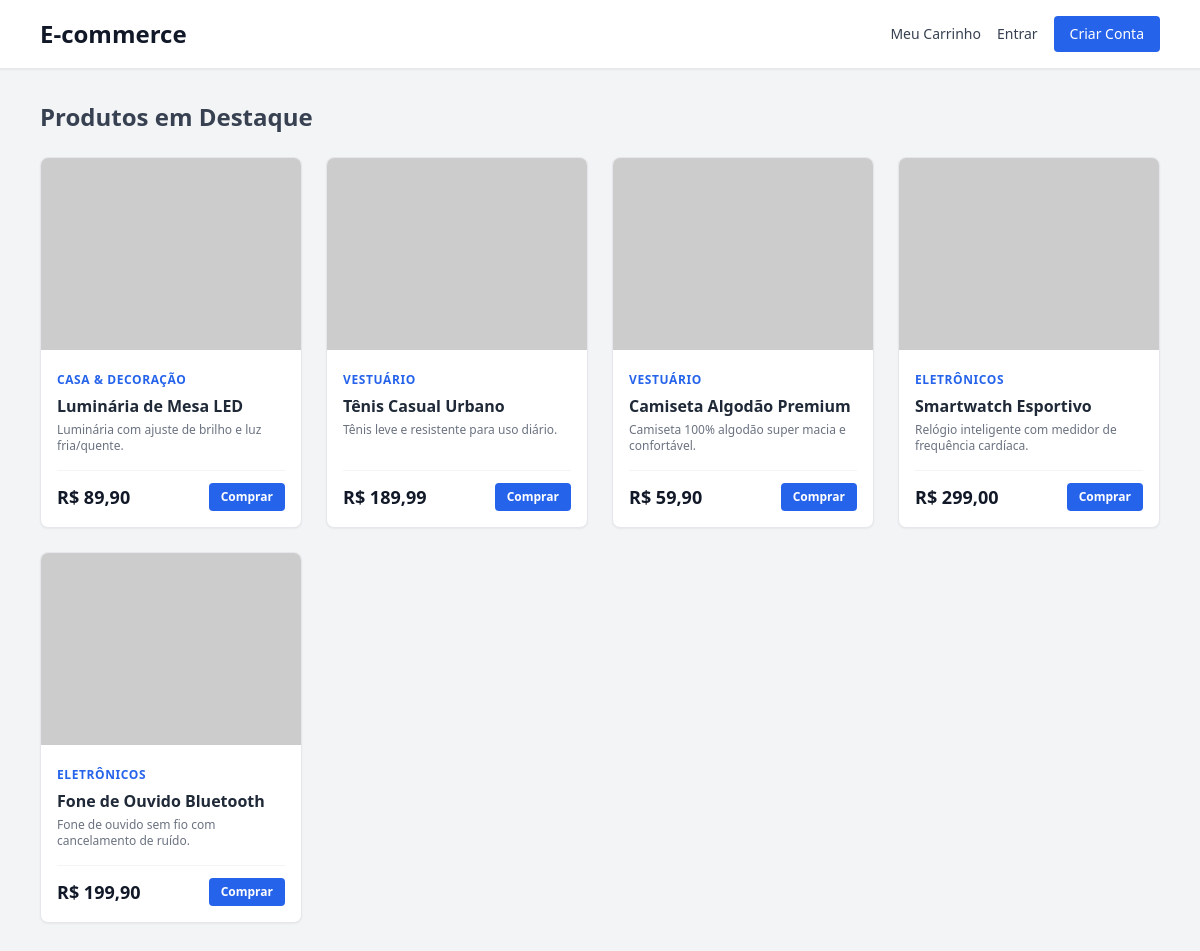
Before: / with the older database file.
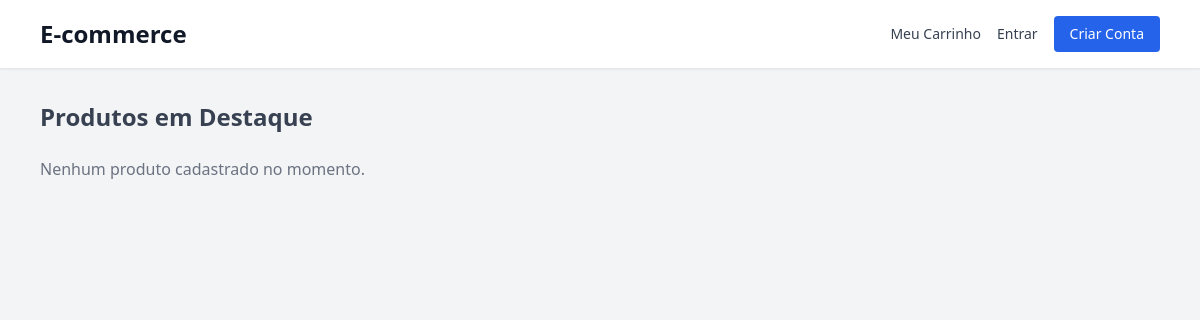
After: the same page with the newer database file.
### tables this page shows
CREATE TABLE products (
    id INT AUTO_INCREMENT PRIMARY KEY,
    category_id INT NOT NULL,
    name VARCHAR(150) NOT NULL,
    description TEXT NOT NULL,
    price DECIMAL(10, 2) NOT NULL,
    stock INT NOT NULL DEFAULT 0,
    image VARCHAR(255) NULL,
    active BOOLEAN NOT NULL DEFAULT TRUE,
    created_at DATETIME NOT NULL DEFAULT CURRENT_TIMESTAMP,
    CONSTRAINT fk_products_categories FOREIGN KEY (category_id) REFERENCES categories(id)
);

CREATE TABLE categories (
    id INT AUTO_INCREMENT PRIMARY KEY,
    name VARCHAR(100) NOT NULL UNIQUE,
    description TEXT NULL,
    active BOOLEAN NOT NULL DEFAULT TRUE
);

### index.php (the view, shortened to what this page needs)
<?php
    $database = new Connection();
    $conn = $database->connect();
    $sql = "SELECT p.*, c.name AS category_name
            FROM products p
            INNER JOIN categories c ON p.category_id = c.id
            WHERE p.active = 1
            ORDER BY p.id DESC";
    $stmt = $conn->prepare($sql);
    $stmt->execute();
    $products = $stmt->fetchAll(PDO::FETCH_ASSOC);
?>
<!DOCTYPE html>
<html lang="pt-br">
<head>
    <script src="https://cdn.tailwindcss.com"></script>
</head>
<body class="bg-gray-100 min-h-screen">
    <header class="bg-white shadow-sm border-b border-gray-200">
        <div class="max-w-6xl mx-auto px-4 py-4 flex justify-between items-center">
            <a href="index.php" class="text-2xl font-bold text-gray-900">E-commerce</a>
            <div class="flex items-center space-x-4">
                <a href="src/views/public/cart.php" class="text-sm font-medium text-gray-700 hover:text-blue-600">
                    Meu Carrinho
                </a>
                <?php if (isset($_SESSION['client_id'])): ?>
                    <span class="text-sm font-medium text-gray-700">Olá, <?= $_SESSION['client_name'] ?></span>
                    <a href="src/views/public/profile.php" class="text-sm font-medium text-blue-600 hover:underline">
                        Meu Perfil
                    </a>
                    <a href="src/controllers/clients/LogoutController.php" class="text-sm text-red-600 hover:underline">Sair</a>
                <?php else: ?>
                    <a href="src/views/public/login.php" class="text-sm font-medium text-gray-700 hover:text-blue-600">Entrar</a>
                    <a href="src/views/public/register.php" class="bg-blue-600 hover:bg-blue-700 text-white text-sm font-medium px-4 py-2 rounded transition-colors">Criar Conta</a>
                <?php endif; ?>
            </div>
        </div>
    </header>
    <main class="max-w-6xl mx-auto px-4 py-8">
        <h1 class="text-2xl font-bold text-gray-700 mb-6">Produtos em Destaque</h1>
        <?php if (empty($products)): ?>
            <p class="text-gray-500">Nenhum produto cadastrado no momento.</p>
        <?php else: ?>
            <div class="grid grid-cols-1 sm:grid-cols-2 md:grid-cols-3 lg:grid-cols-4 gap-6">
                <?php foreach ($products as $product): ?>
                    <div class="bg-white rounded-lg shadow-sm border border-gray-200 overflow-hidden flex flex-col">
                        <img src="<?= $product['image'] ?>" alt="<?= $product['name'] ?>" class="w-full h-48 object-cover">
                        <div class="p-4 flex-1 flex flex-col justify-between">
                            <div>
                                <span class="text-xs text-blue-600 font-semibold uppercase tracking-wider"><?= $product['category_name'] ?></span>
                                <h3 class="text-md font-bold text-gray-800 mt-1"><?= $product['name'] ?></h3>
                                <p class="text-xs text-gray-500 mt-1 line-clamp-2"><?= $product['description'] ?></p>
                            </div>
                            <div class="mt-4 pt-3 border-t border-gray-100 flex items-center justify-between">
                                <span class="text-lg font-bold text-gray-900">R$ <?= number_format($product['price'], 2, ',', '.') ?></span>
                                <button onclick="addToCart(<?= $product['id'] ?>)" class="bg-blue-600 hover:bg-blue-700 text-white text-xs font-semibold px-3 py-1.5 rounded transition-colors">
                                    Comprar
                                </button>
                            </div>
                        </div>
                    </div>
                <?php endforeach; ?>
            </div>
        <?php endif; ?>
    </main>
</body>
</html>

Changed rows visible on the page:
removed products: category.name "CASA & DECORAÇÃO", name "Luminária de Mesa LED", description "Luminária com ajuste de brilho e luz fria/quente.", price "89,90"
removed products: category.name "VESTUÁRIO", name "Tênis Casual Urbano", description "Tênis leve e resistente para uso diário.", price "189,99"
removed products: category.name "VESTUÁRIO", name "Camiseta Algodão Premium", description "Camiseta 100% algodão super macia e confortável.", price "59,90"
removed products: category.name "ELETRÔNICOS", name "Smartwatch Esportivo", description "Relógio inteligente com medidor de frequência cardíaca.", price "299,00"
removed products: category.name "ELETRÔNICOS", name "Fone de Ouvido Bluetooth", description "Fone de ouvido sem fio com cancelamento de ruído.", price "199,90"
Other visible differences:
text now shown: "Nenhum produto cadastrado no momento."
